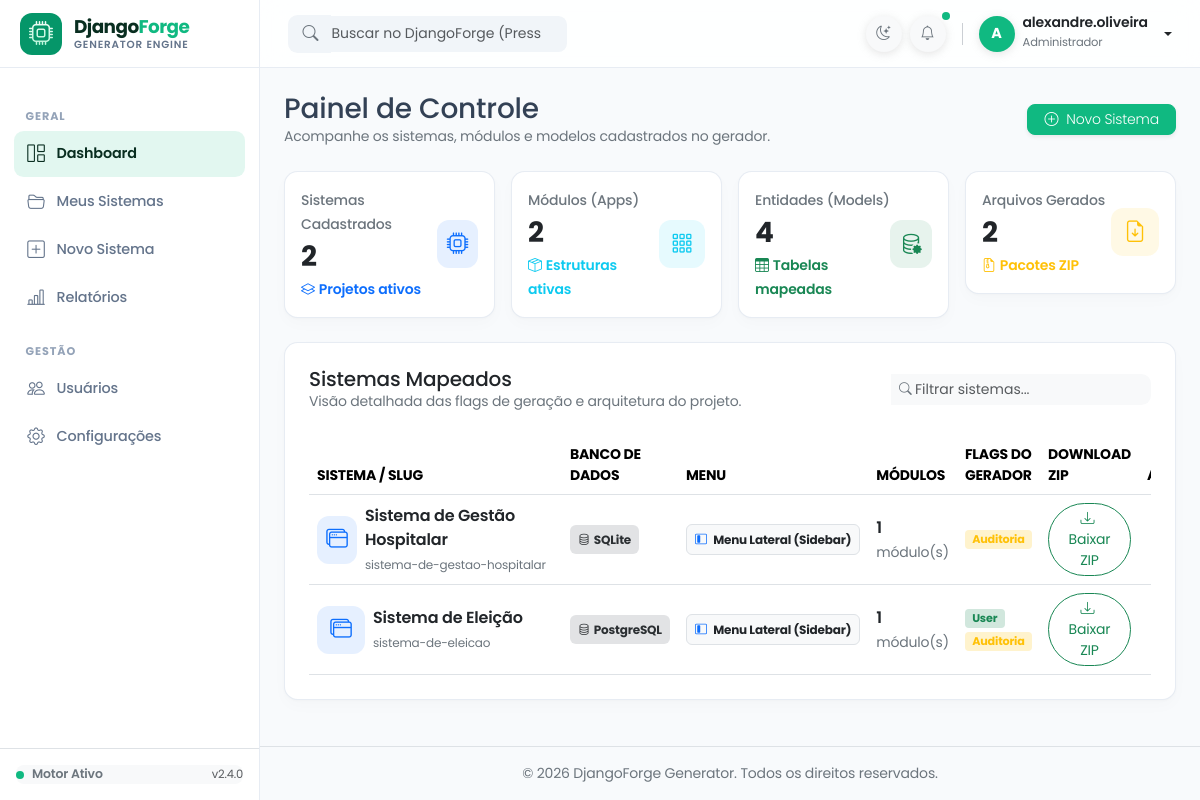
The page /dashboard/ (signed in) on the database its author committed.
### sistema/models.py (models this page shows, shortened)
class Sistema(models.Model):
    BD_CHOICES = [("sqlite3", "SQLite"), ("postgresql", "PostgreSQL"), ("mysql", "MySQL"), ("sqlserver", "SQL Server"), ("oracle", "Oracle")]
    MENU_CHOICES = [("lateral", "Menu Lateral (Sidebar)"), ("superior", "Menu Superior (Navbar)")]
    usuario = models.ForeignKey(User, on_delete=models.CASCADE)
    nome = models.CharField(max_length=100, unique=True, verbose_name="Nome do Sistema")
    descricao = models.TextField(blank=True, verbose_name="Descrição")
    caminho_geracao = models.CharField(max_length=255, blank=True, verbose_name="Pasta onde gerar o projeto")
    banco_dados = models.CharField(max_length=50, choices=BD_CHOICES, default="sqlite3", verbose_name="Banco de dados")
    tipo_menu = models.CharField(max_length=20, choices=MENU_CHOICES, default="lateral", verbose_name="Estilo do Menu")
    usar_custom_user = models.BooleanField(default=True, verbose_name="Gerar Custom User Model?")
    gerar_api_rest = models.BooleanField(default=False, verbose_name="Configurar Django Rest Framework?")
    gerar_docker = models.BooleanField(default=False, verbose_name="Gerar Dockerfile e docker-compose?")
    usar_auditoria = models.BooleanField(default=False, verbose_name="Usar Auditoria?")
    slug = models.SlugField(max_length=100)
    arquivo_zip = models.FileField(upload_to="sistemas_zip/", null=True, blank=True)
    atualizado_em = models.DateTimeField(auto_now=True)
    class Meta:
        verbose_name = "Sistema"
        verbose_name_plural = "Sistemas"

### sistema/views.py (the view)
# urls.py: path('dashboard/', views.dashboard_view, name='dashboard'),
@login_required
@login_required
def dashboard_view(request):
    sistemas = Sistema.objects.filter(usuario=request.user).prefetch_related('modulos')
    total_modulos = Modulo.objects.filter(sistema__usuario=request.user).count()
    total_entidades = Entidade.objects.filter(modulo__sistema__usuario=request.user).count()
    total_zips = sistemas.exclude(arquivo_zip='').exclude(arquivo_zip__isnull=True).count()
    context = {
        'sistemas': sistemas,
        'total_modulos': total_modulos,
        'total_entidades': total_entidades,
        'total_zips': total_zips,
    }
    return render(request, 'sistema/dashboard.html', context)

### templates/sistema/dashboard.html (shortened to what this page needs)
{% extends 'base.html' %}
{% block content %}
<div class="d-flex flex-column flex-md-row justify-content-between align-items-md-center gap-3 mb-4">
  <div>
    <h3 class="fw-medium m-0 tracking-tight">Painel de Controle</h3>
    <p class="text-secondary m-0 small">Acompanhe os sistemas, módulos e modelos cadastrados no gerador.</p>
  </div>
  <div class="d-flex gap-2">
    <a href="{% url 'sistema:criar' %}" class="btn btn-primary btn-sm rounded-3 px-3 shadow-sm d-flex align-items-center gap-2">
      <i class="bi bi-plus-circle"></i>
      <span>Novo Sistema</span>
    </a>
  </div>
</div>
<div class="row g-3 mb-4">
  <div class="col-12 col-sm-6 col-xl-3">
    <div class="card card-modern p-3">
      <div class="d-flex align-items-center justify-content-between">
        <div>
          <span class="text-secondary small fw-medium">Sistemas Cadastrados</span>
          <h3 class="fw-bold my-1">{{ sistemas.count|default:"0" }}</h3>
          <span class="text-primary small fw-semibold"><i class="bi bi-layers me-1"></i>Projetos ativos</span>
        </div>
        <div class="stat-icon bg-primary bg-opacity-10 text-primary">
          <i class="bi bi-cpu"></i>
        </div>
      </div>
    </div>
  </div>
  <div class="col-12 col-sm-6 col-xl-3">
    <div class="card card-modern p-3">
      <div class="d-flex align-items-center justify-content-between">
        <div>
          <span class="text-secondary small fw-medium">Módulos (Apps)</span>
          <h3 class="fw-bold my-1">{{ total_modulos|default:"0" }}</h3>
          <span class="text-info small fw-semibold"><i class="bi bi-box-seam me-1"></i>Estruturas ativas</span>
        </div>
        <div class="stat-icon bg-info bg-opacity-10 text-info">
          <i class="bi bi-grid-3x3-gap"></i>
        </div>
      </div>
    </div>
  </div>
  <div class="col-12 col-sm-6 col-xl-3">
    <div class="card card-modern p-3">
      <div class="d-flex align-items-center justify-content-between">
        <div>
          <span class="text-secondary small fw-medium">Entidades (Models)</span>
          <h3 class="fw-bold my-1">{{ total_entidades|default:"0" }}</h3>
          <span class="text-success small fw-semibold"><i class="bi bi-table me-1"></i>Tabelas mapeadas</span>
        </div>
        <div class="stat-icon bg-success bg-opacity-10 text-success">
          <i class="bi bi-database-gear"></i>
        </div>
      </div>
    </div>
  </div>
  <div class="col-12 col-sm-6 col-xl-3">
    <div class="card card-modern p-3">
      <div class="d-flex align-items-center justify-content-between">
        <div>
          <span class="text-secondary small fw-medium">Arquivos Gerados</span>
          <h3 class="fw-bold my-1">{{ total_zips|default:"0" }}</h3>
          <span class="text-warning small fw-semibold"><i class="bi bi-file-earmark-zip me-1"></i>Pacotes ZIP</span>
        </div>
        <div class="stat-icon bg-warning bg-opacity-10 text-warning">
          <i class="bi bi-file-earmark-arrow-down"></i>
        </div>
      </div>
    </div>
  </div>
</div>
<div class="card card-modern p-4">
  <div class="d-flex flex-column flex-md-row justify-content-between align-items-md-center gap-3 mb-4">
    <div>
      <h5 class="fw-medium m-0">Sistemas Mapeados</h5>
      <p class="text-secondary m-0 small">Visão detalhada das flags de geração e arquitetura do projeto.</p>
    </div>
    <div class="d-flex gap-2">
      <div class="search-box position-relative" style="max-width: 260px;">
        <input type="text" class="form-control form-control-sm bg-body-tertiary border-0 ps-4" placeholder="Filtrar sistemas...">
        <i class="bi bi-search position-absolute top-50 start-0 translate-middle-y ms-2 text-secondary" style="font-size: 0.8rem;"></i>
      </div>
    </div>
  </div>
  <div class="table-responsive">
    <table class="table align-middle mb-0">
      <thead>
        <tr class="text-secondary small">
          <th>SISTEMA / SLUG</th>
          <th>BANCO DE DADOS</th>
          <th>MENU</th>
          <th>MÓDULOS</th>
          <th>FLAGS DO GERADOR</th>
          <th>DOWNLOAD ZIP</th>
          <th class="text-end">AÇÕES</th>
        </tr>
      </thead>
      <tbody>
        {% for sistema in sistemas %}
        <tr>
          <td>
            <div class="d-flex align-items-center gap-2">
              <div class="p-1 bg-primary bg-opacity-10 text-primary stat-icon">
                <i class="bi bi-window-stack"></i>
              </div>
              <div>
                <div class="fw-semibold text-body">{{ sistema.nome }}</div>
                <small class="text-secondary text-truncate" style="font-size: 0.75rem;">{{ sistema.slug }}</small>
              </div>
            </div>
          </td>
          <td>
            <span class="badge bg-secondary-subtle text-secondary-emphasis rounded-2 p-2">
              <i class="bi bi-database me-1"></i>{{ sistema.get_banco_dados_display }}
            </span>
          </td>
          <td>
            <span class="badge bg-light text-dark border rounded-2 small p-2">
              {% if sistema.tipo_menu == 'lateral' %}
                <i class="bi bi-layout-sidebar-inset me-1 text-primary"></i>
              {% else %}
                <i class="bi bi-layout-three-columns me-1 text-info"></i>
              {% endif %}
              {{ sistema.get_tipo_menu_display }}
            </span>
          </td>
          <td>
            <span class="fw-semibold text-body">{{ sistema.modulos.count }}</span>
            <small class="text-secondary">módulo(s)</small>
          </td>
          <td>
            <div class="d-flex flex-wrap gap-1">
              {% if sistema.usar_custom_user %}
                <span class="badge bg-success-subtle text-success rounded-1" title="Custom User Model" style="font-size: 0.7rem;">User</span>
              {% endif %}
              {% if sistema.usar_auditoria %}
                <span class="badge bg-warning-subtle text-warning rounded-1" title="Sistema de Auditoria" style="font-size: 0.7rem;">Auditoria</span>
              {% endif %}
            </div>
          </td>
          <td>
            {% if sistema.arquivo_zip %}
              <a href="{{ sistema.arquivo_zip.url }}" class="btn btn-sm btn-outline-success rounded-pill px-3 py-1 text-decoration-none">
                <i class="bi bi-download me-1"></i> Baixar ZIP
              </a>
            {% else %}
              <span class="badge bg-body-tertiary text-secondary border rounded-pill px-2 py-1" style="font-size: 0.75rem;">
                <i class="bi bi-clock me-1"></i> Não Gerado
              </span>
            {% endif %}
          </td>
          <td class="text-end">
            <div class="dropdown">
            </div>
          </td>
        </tr>
        {% endfor %}
      </tbody>
    </table>
  </div>
</div>
{% endblock %}

### templates/base.html (shortened to what this page needs)
{% load static %}
<!DOCTYPE html>
<html lang="pt-br" data-bs-theme="light">
<head>
  <link href="https://cdn.jsdelivr.net/npm/bootstrap@5.3.3/dist/css/bootstrap.min.css" rel="stylesheet">
  <link rel="stylesheet" href="https://cdn.jsdelivr.net/npm/bootstrap-icons@1.11.3/font/bootstrap-icons.min.css">
</head>
<body>
  <aside class="sidebar" id="sidebar">
    <a href="{% url 'sistema:dashboard' %}" class="sidebar-brand-forge">
      <div class="forge-icon-wrapper">
        <i class="bi bi-cpu fs-4"></i>
      </div>
      <div class="brand-text-container">
        <span class="brand-title">
          <span class="django-prefix">Django</span><span class="forge-suffix">Forge</span>
        </span>
        <span class="brand-tagline">Generator Engine</span>
      </div>
    </a>
    <div class="sidebar-nav">
      {% block sidebar %}
      <div class="sidebar-heading">Geral</div>
      <a href="{% url 'sistema:dashboard' %}" class="nav-link-custom {% if request.resolver_match.url_name == 'dashboard' %}active{% endif %}">
        <i class="bi bi-grid-1x2"></i>
        <span>Dashboard</span>
      </a>
      <a href="{% url 'sistema:lista' %}" class="nav-link-custom {% if request.resolver_match.url_name == 'lista' %}active{% endif %}">
        <i class="bi bi-folder2-open"></i>
        <span>Meus Sistemas</span>
      </a>
      <a href="{% url 'sistema:criar' %}" class="nav-link-custom {% if request.resolver_match.url_name == 'criar' %}active{% endif %}">
        <i class="bi bi-plus-square"></i>
        <span>Novo Sistema</span>
      </a>
      <a href="{% url 'sistema:analytics' %}" class="nav-link-custom {% if request.resolver_match.url_name == 'analytics' %}active{% endif %}">
        <i class="bi bi-bar-chart-line"></i>
        <span>Relatórios</span>
      </a>
      <div class="sidebar-heading">Gestão</div>
      <a href="{% url 'sistema:users' %}" class="nav-link-custom {% if 'users' in request.path %}active{% endif %}">
        <i class="bi bi-people"></i>
        <span>Usuários</span>
      </a>
      <a href="{% url 'sistema:settings' %}" class="nav-link-custom {% if 'settings' in request.path %}active{% endif %}">
        <i class="bi bi-gear"></i>
        <span>Configurações</span>
      </a>
      {% endblock sidebar %}
    </div>
    <div class="p-3 border-top border-translucent">
      <div class="p-2.5 rounded-3 bg-body-tertiary d-flex align-items-center justify-content-between">
        <div class="d-flex align-items-center gap-2">
          <span class="p-1 rounded-circle d-inline-block" style="background-color: var(--django-emerald);"></span>
          <span class="small fw-semibold text-secondary" style="font-size: 0.78rem;">Motor Ativo</span>
        </div>
        <small class="text-muted" style="font-size: 0.72rem;">v2.4.0</small>
      </div>
    </div>
  </aside>
  <div class="main-wrapper">
    <header class="topbar">
      <div class="d-flex align-items-center gap-3">
        <form class="d-none d-md-flex search-box" role="search" action="{% url 'sistema:search' %}" method="GET">
          <div class="input-group">
            <span class="input-group-text text-secondary">
              <i class="bi bi-search"></i>
            </span>
            <input class="form-control ps-0" type="search" name="q" placeholder="Buscar no DjangoForge (Pressione '/')..." aria-label="Search">
          </div>
        </form>
      </div>
      <div class="d-flex align-items-center gap-2">
        <button class="btn btn-icon btn-light border-0 icon-circle p-2 text-secondary" id="themeToggleBtn" type="button" title="Alternar Tema">
          <i class="bi bi-moon-stars" id="themeIcon"></i>
        </button>
        <div class="dropdown">
          <button class="btn btn-icon btn-light border-0 icon-circle p-2 position-relative text-secondary" type="button" data-bs-toggle="dropdown">
            <i class="bi bi-bell"></i>
            <span class="position-absolute top-0 start-100 translate-middle p-1 rounded-circle" style="background-color: var(--django-emerald);"></span>
          </button>
        </div>
        {% if user.is_authenticated %}
        <div class="dropdown">
          <a href="#" class="d-flex align-items-center text-decoration-none dropdown-toggle gap-2 text-body" data-bs-toggle="dropdown">
            <div class="icon-circle-green">
              {{ user.first_name|default:user.username|slice:":1"|upper }}
            </div>
            <div class="d-none d-sm-block text-start pe-1">
              <div class="fw-semibold lh-1" style="font-size: 0.875rem;">{{ user.get_full_name|default:user.username }}</div>
              <small class="text-secondary" style="font-size: 0.72rem;">{% if user.is_superuser %}Administrador{% else %}Operador{% endif %}</small>
            </div>
          </a>
        </div>
        {% else %}
        <a href="{% url 'login' %}" class="btn btn-primary btn-sm rounded-3 px-3">Entrar</a>
        {% endif %}
      </div>
    </header>
    <main class="p-3 p-md-4 flex-grow-1">
      {% block content %}{% endblock content %}
    </main>
    <footer class="p-3 text-center text-secondary border-top border-translucent small">
      &copy; {% now "Y" %} DjangoForge Generator. Todos os direitos reservados.
    </footer>
  </div>
</body>
</html>

### rows shown on the page
Sistema: nome "Sistema de Gestão Hospitalar", slug "sistema-de-gestao-hospitalar", banco_dados "SQLite", tipo_menu "Menu Lateral (Sidebar)", modulos.count "1", usar_auditoria "Auditoria"
Sistema: nome "Sistema de Eleição", slug "sistema-de-eleicao", banco_dados "PostgreSQL", tipo_menu "Menu Lateral (Sidebar)", modulos.count "1", usar_custom_user "User", usar_auditoria "Auditoria"

### other values the page prints
{{ user.first_name|default:user.username|slice:":1"|upper }} "A"
{{ user.get_full_name|default:user.username }} "alexandre.oliveira"
{{ sistemas.count|default:"0" }} "2"
{{ total_modulos|default:"0" }} "2"
{{ total_entidades|default:"0" }} "4"
{{ total_zips|default:"0" }} "2"
